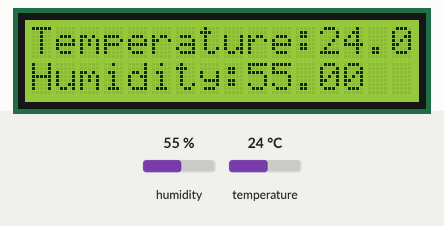
Simulated run of this sketch. Board: Arduino Uno, built with avr-gcc and run on an emulated ATmega328P. Shown: 16×2 character LCD. The inputs (shaded band) are chosen by the test bench; at power-on: humidity 55 %, temperature 24 °C.

Above: at 2.6 s.
2.7 s: humidity set to 22 %
At 4.7 s:
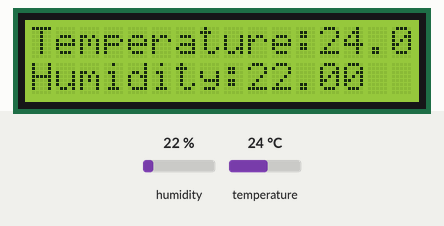
5.7 s: temperature set to 12 °C
At 6.6 s:
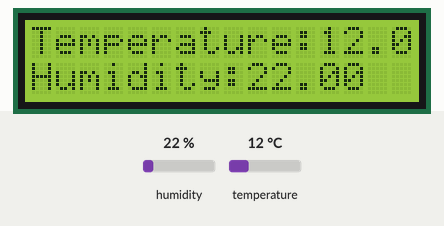
8.7 s: humidity set to 40 %
At 11.3 s:
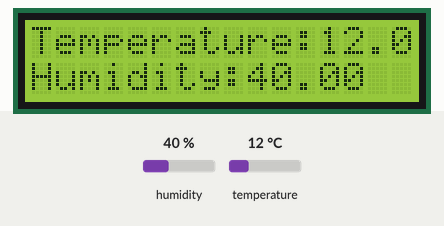
11.7 s: temperature set to 19 °C
At 13.4 s:
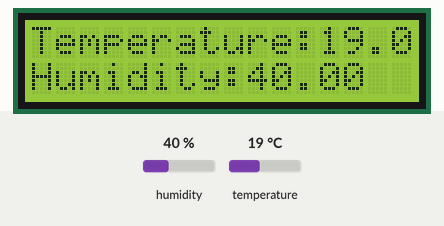
Timing chart, 0 to 14.9 s (numbered marks = the images above; inputs shaded):
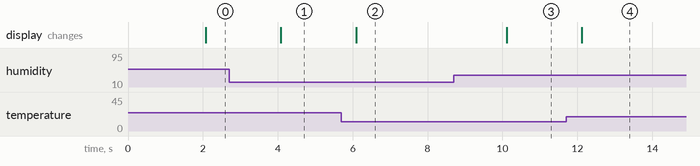

The sketch:

LCD-DisplayTemperature.ino
```cpp
#include <Adafruit_Sensor.h>
#include <DHT.h>
#include <DHT_U.h>
#include <LiquidCrystal.h>

#define DHTPIN 2

#define DHTTYPE    DHT11

DHT_Unified dht(DHTPIN, DHTTYPE);

const int rs = 12, en = 11, d4 = 5, d5 = 4, d6 = 3, d7 = 2;
LiquidCrystal lcd(8, 9, 10, 11, 12, 13);

void setup() {
  lcd.begin(16, 2);
  dht.begin();
}

void loop() {
  delay(2000);
  sensors_event_t event;
  dht.temperature().getEvent(&event);
  if (isnan(event.temperature)) {
    lcd.print(F("Error reading humidity!"));
  }
  else {
    lcd.setCursor(0, 0);
    lcd.print("Temperature:");
    lcd.print(event.temperature);
  }
  // Get humidity event and print its value.
  dht.humidity().getEvent(&event);
  if (isnan(event.relative_humidity)) {
    lcd.print("Error reading humidity!");
  }
  else {
    lcd.setCursor(0, 1);
    lcd.print("Humidity:");
    lcd.print(event.relative_humidity);
  }
}
```

Measured:
- after the input at 2.7 s, the display: changes after 1.4 s (image 1)
- after the input at 5.7 s, the display: changes after 0.39 s (image 2)
- after the input at 8.7 s, the display: changes after 1.4 s (image 3)
- after the input at 11.7 s, the display: changes after 0.42 s (image 4)
